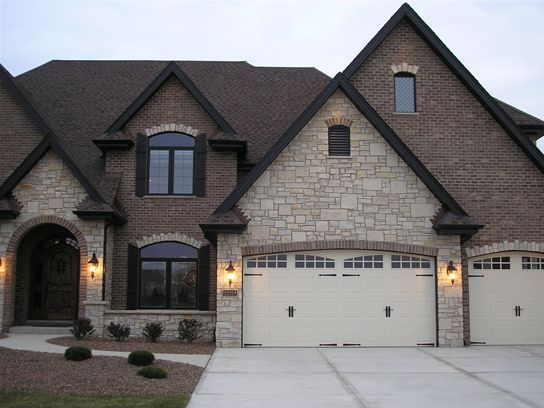
#> input picture sampledata/OST_004.png, 544 x 408 px
$ jupyter execute --allow-errors 3D_Scene_Construction.ipynb   (shell and % lines are left out)
#> lines starting #> are read from the running program, lines starting #| are printed output that depends on the picture
<a href="https://colab.research.google.com/github/nisargabhaskar/3DSceneRec/blob/main/3D_Scene_Construction.ipynb" target="_parent"></a>

[cell 1]
import numpy as np
from PIL import Image

img = np.array(Image.open('./sampledata/OST_004.png'))
#> img is the input picture: shape (408, 544, 3); mean R, G, B 122.2, 119.6, 120.6
im = np.array(Image.open('./sampledata/OST_004.png').convert('L'))#you can pass multiple arguments in single line
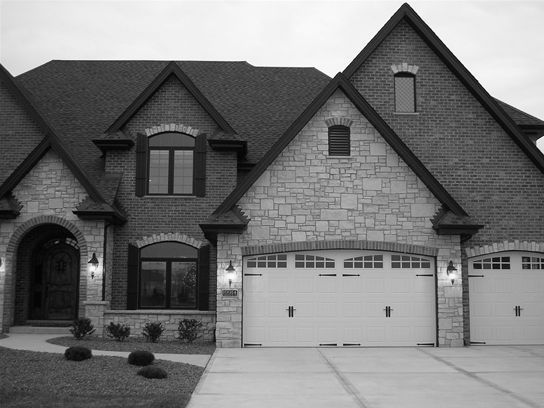
#> im: shape (408, 544); min 0, max 255, mean 120.5
print(type(img))
#| <class 'numpy.ndarray'>

gr_im= Image.fromarray(im).save('gr_OST_004.png')

MiDas Model for depth prediction

[cell 2]
import torch
import matplotlib.pyplot as plt

[cell 3]
model_type = "DPT_Large"     # MiDaS v3 - Large     (highest accuracy, slowest inference speed)
#model_type = "DPT_Hybrid"   # MiDaS v3 - Hybrid    (medium accuracy, medium inference speed)
#model_type = "MiDaS_small"  # MiDaS v2.1 - Small   (lowest accuracy, highest inference speed)

#> (the rest of this cell did not finish here and is left out)

#> (a cell that did not finish here is left out)

#> (a cell that did not finish here is left out)

#> (a cell that did not finish here is left out)

#> (a cell that did not finish here is left out)

#> (a cell that did not finish here is left out)

[cell 9]
import cv2 as cv
import numpy as np
import matplotlib.pyplot as plt

plt.style.use('ggplot')

[cell 10]
LIST_IMAGES = ['/content/drive/MyDrive/OST_004.png', '/content/gr_OST_004.png']
RAW_IMAGES = []

for IMG in LIST_IMAGES:
    RAW = cv.imread(IMG)
    RAW_IMAGES.append(RAW)
